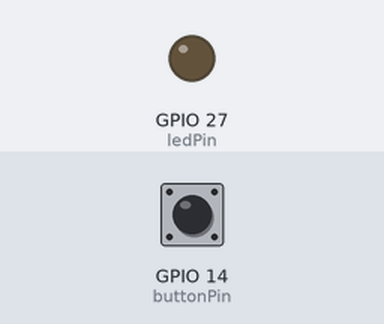
Bench run of a sketch on a simulated ESP32. Shown: output pins drawn as LEDs (lit = HIGH). The inputs (shaded band) are chosen by the test bench; at power-on: GPIO 14 (buttonPin) LOW. What the sketch prints to the serial monitor is not drawn.

Above: at 1.2 s.
1.3 s: GPIO 14 (buttonPin) pulled HIGH for 0.15 s
At 1.37 s:
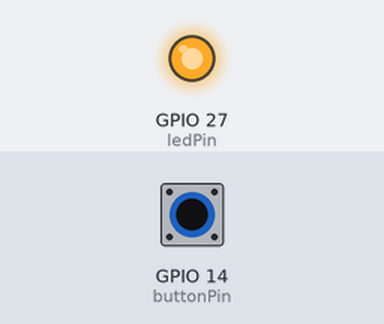
2.9 s: GPIO 14 (buttonPin) pulled HIGH for 3.2 s
At 7.5 s:
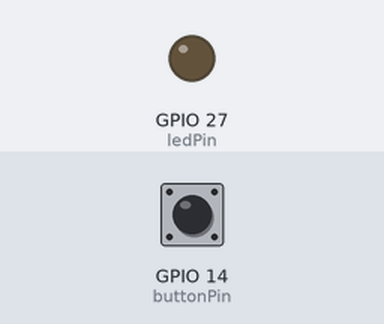
Timing chart, 0 to 9.0 s (numbered marks = the images above; inputs shaded):
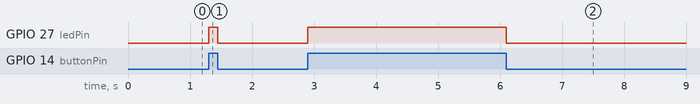

Measured:
- after the input at 1.3 s, GPIO 27 (ledPin): LOW → HIGH at once, → LOW 0.15 s later
- after the input at 2.9 s, GPIO 27 (ledPin): LOW → HIGH at once, → LOW 3.2 s later

The sketch:

01-Button_ON_LED.ino
```cpp
// set pin numbers
const int buttonPin = 14; // the number of the pushbutton pinconst
int ledPin = 27; // the number of the LED pin

// variable for storing the pushbutton status
int buttonState = 0;
void setup() {
    Serial.begin(115200);
    pinMode(buttonPin, INPUT); // initialize the pushbutton pinasaninput
    pinMode(ledPin, OUTPUT); // initialize the LED pin as an output
    }
void loop() {
    // read the state of the pushbutton value
    buttonState = digitalRead(buttonPin);
    Serial.println(buttonState);
    // check if the pushbutton is pressed.
    // if it is, the buttonState is HIGH
    if (buttonState == HIGH) {
    // turn LED on
    digitalWrite(ledPin, HIGH);
    } else {
    // turn LED off
    digitalWrite(ledPin, LOW);
    }
}
```
